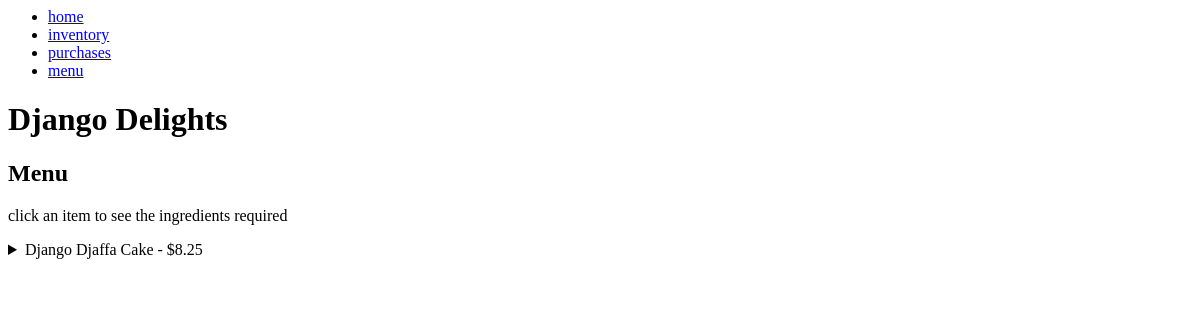
The app's page /menu/, older data.
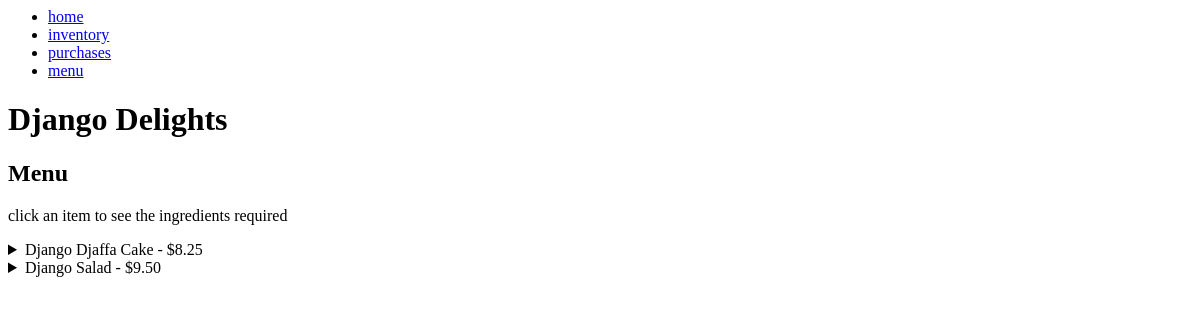
The same page, newer data.
### inventory/models.py (models this page shows, shortened)
class MenuItem(models.Model):
    menu_item_name = models.CharField(max_length=200)
    menu_item_price = models.FloatField(validators=[MinValueValidator(0)])

### inventory/views.py (the view)
# urls.py: path('menu/', views.Menu.as_view(), name='menu'),
class Menu(ListView):
    model = MenuItem
    context_object_name = 'menu_items'
    template_name = 'inventory/menu.html'
    def get_context_data(self, **kwargs):
        context = super().get_context_data(**kwargs)
        menu_items = self.get_queryset()
        recipe_requirements = {}
        for item in menu_items:
            recipe_requirements[item.menu_item_name] = RecipeRequirement.objects.filter(
                menu_item_name=item)
        context["recipe_reqs"] = recipe_requirements
        return context

### inventory/models.py (called while the page is built)
    def __str__(self):
        return self.ingredient_name

### inventory/templates/inventory/menu.html (shortened to what this page needs)
{% extends 'inventory/base.html' %} {% block content %}
<h2>Menu</h2>
<p>click an item to see the ingredients required</p>
{% for menu_item in menu_items %}
<details>
  <summary>
    {{ menu_item.menu_item_name }} -
    ${{menu_item.menu_item_price|floatformat:2}}
  </summary>
</details>
{% endfor %} {% endblock %}

Row changes from the older to the newer data that the page shows:
added MenuItem: menu_item_name "Django Salad", menu_item_price "9.50"
